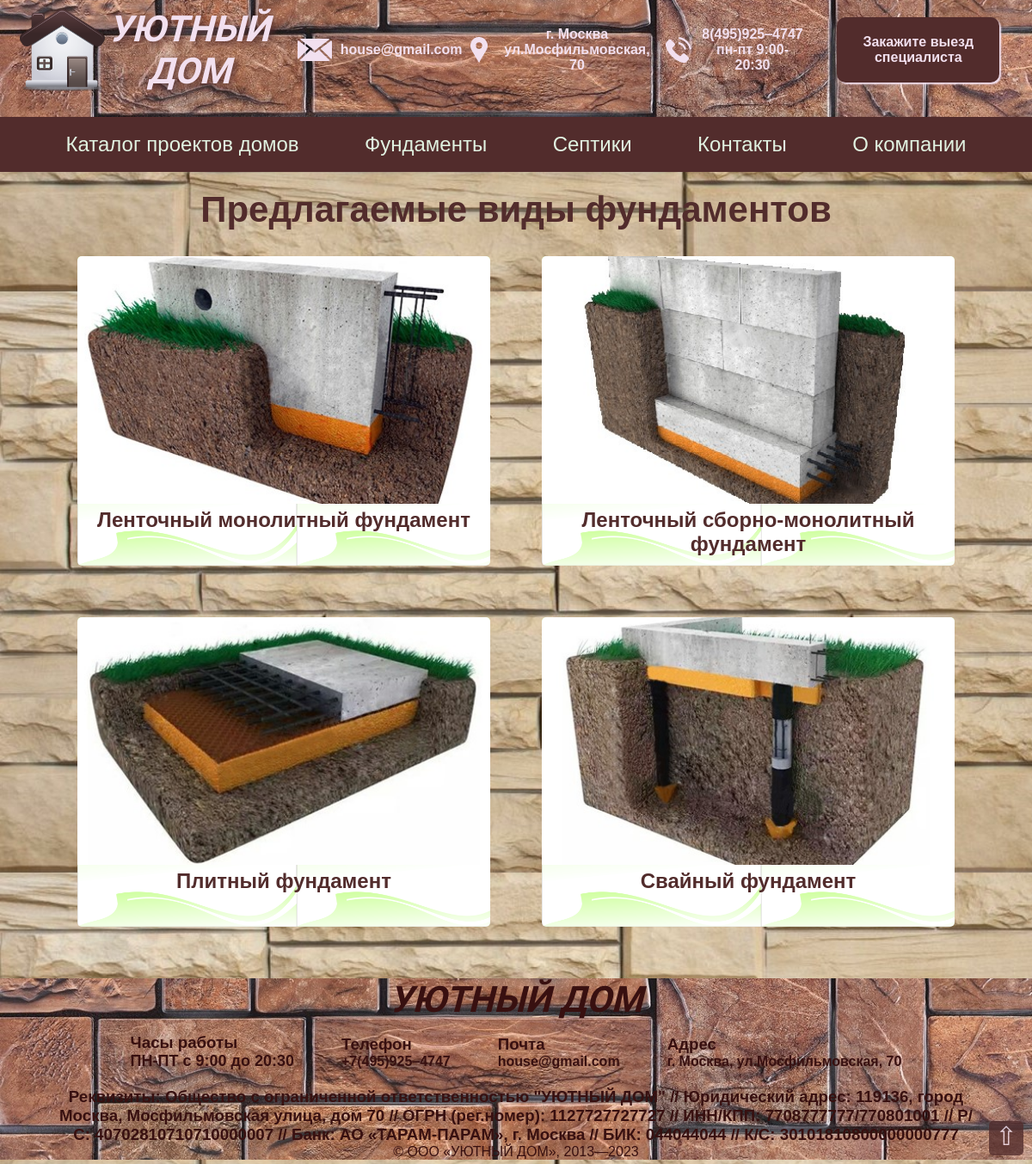
The page /foundation/ on the database its author committed.
### myApp/models.py (models this page shows, shortened)
class Foundations(models.Model):
    title = models.CharField(max_length=60)
    link_to_photo = models.CharField(max_length=200)
    description = models.TextField(verbose_name='Описание', null=True, blank=True)
    service_offer = models.ForeignKey(ServicesOffered, on_delete=models.CASCADE, verbose_name='Предлагаемая услуга')
    class Meta:
        verbose_name = 'Фундамент'
        verbose_name_plural = 'Фундаменты'

### myApp/views.py (the view)
# urls.py: path('foundation/', foundation),
def foundation(request):
    title_h1 = 'Фундаменты'
    foundations = Foundations.objects.all()
    context = {
        'title_h1': title_h1,
        'foundations': foundations,
    }
    return render(request, 'foundation.html', context)

### templates/foundation.html
{% extends 'structure.html' %}
{% block content %}
    <section class="uslugi d-flex-evenly">
        <h2 class="header-text center">Предлагаемые виды фундаментов</h2>
        <section class="d-flex-center cards flex-wrap">
            {% for foundation in foundations %}
             <figure class="card">
                <img class="card-picture" src="{{ foundation.link_to_photo }}" alt="">
                <figcaption>
                    <p class="regular-text center bold">{{ foundation.title }}</p>
                </figcaption>
            </figure>
            {% endfor %}
        </section>
    </section>
{% endblock %}

### static/style1.css (style rules this page uses)
* { margin: 0; padding: 0; font-family: Verdana, Geneva, Tahoma, sans-serif; }
body { --main-color: #522c2c; --second-color: #52402C; --third-color: #381010; --fourth-color: #3A2727; --contrast-color: #F4D8B7; --help-color: #E1F2E1; --white-color: #F2E0EF; --btn-text: 16px; --main-text: 18px; --regular-text: 24px; --header-text2: 36px; --header-text: 42px; background: var(--contrast-color) url(images/fon_main.jpg); background-size: contain; background-position: center; max-width: 100vw; min-height: 100vh; }
.d-flex-center { display: flex; justify-content: center; align-items: center; }
.d-flex-evenly { display: flex; justify-content: space-evenly; align-items: center; }
.flex-wrap { flex-wrap: wrap; }
.uslugi { flex-direction: column; color: var(--main-color); margin-top: 20px; margin-bottom: 30px; }
.cards { gap: 60px; margin: 30px 0px; }
.card { width: 40vw; height: 30vw; min-width: 400px; min-height: 310px; background: url(images/card.png); background-size: contain; border: none; border-radius: 5px; }
.regular-text { font-size: var(--regular-text); }
.header-text { font-size: var(--header-text); }
.center { text-align: center; }
.bold { font-weight: bold; }
.card-picture { width: 100%; border: none; border-top-left-radius: 5px; border-top-right-radius: 5px; }

### rows shown on the page
Foundations: link_to_photo (picture), title "Ленточный монолитный фундамент"
Foundations: link_to_photo (picture), title "Ленточный сборно-монолитный фундамент"
Foundations: link_to_photo (picture), title "Плитный фундамент"
Foundations: link_to_photo (picture), title "Свайный фундамент"
